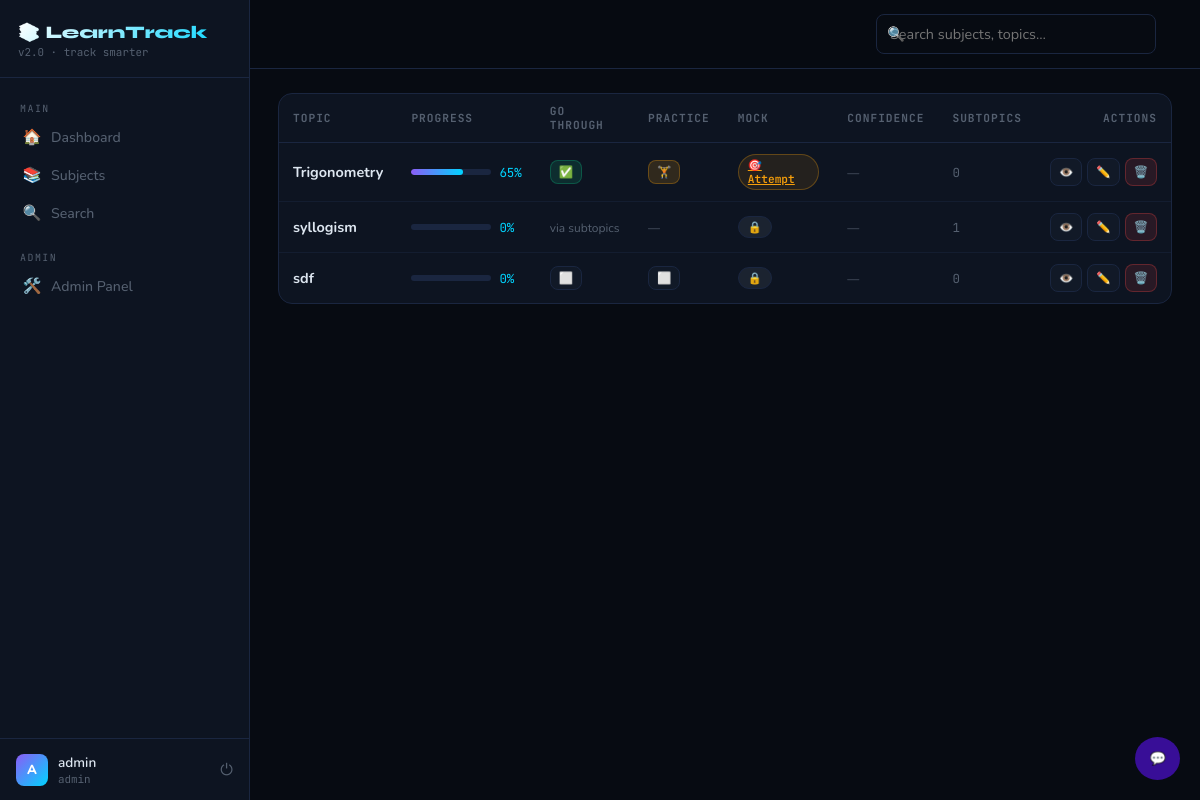
Screenshot of /topics/topic_list (signed in) with the database file from the repository.
### app/models.py (models this page shows, shortened)
class User(UserMixin, db.Model):
    id            = db.Column(db.Integer, primary_key=True)
    username      = db.Column(db.String(80),  unique=True, nullable=False)
    email         = db.Column(db.String(120), unique=True, nullable=False)
    password_hash = db.Column(db.String(200))
    is_admin      = db.Column(db.Boolean, default=False)
    created_at    = db.Column(db.DateTime, default=datetime.utcnow)

class Topic(db.Model):
    id         = db.Column(db.Integer, primary_key=True)
    subject_id = db.Column(db.Integer, db.ForeignKey('subject.id'), nullable=False)
    name       = db.Column(db.String(200), nullable=False)
    notes      = db.Column(db.Text)
    order      = db.Column(db.Integer, default=0)
    created_at = db.Column(db.DateTime, default=datetime.utcnow)
    go_through    = db.Column(db.Boolean, default=False)
    practiced     = db.Column(db.Boolean, default=False)
    mock_done     = db.Column(db.Boolean, default=False)
    go_through_at = db.Column(db.DateTime, nullable=True)
    practiced_at  = db.Column(db.DateTime, nullable=True)
    mock_done_at  = db.Column(db.DateTime, nullable=True)
    subtopics  = db.relationship('Subtopic', backref='topic', lazy=True,
                                 cascade='all, delete-orphan',
                                 order_by='Subtopic.order')
    mock_tests = db.relationship('MockTest', backref='topic', lazy=True,
                                 cascade='all, delete-orphan',
                                 primaryjoin="and_(MockTest.topic_id==Topic.id, MockTest.subtopic_id==None)",
                                 foreign_keys='MockTest.topic_id')
    pdfs       = db.relationship('TopicPDF', backref='topic', lazy=True,
                                 cascade='all, delete-orphan')
    @property
    def has_subtopics(self):
        return len(self.subtopics) > 0
    @property
    def progress_percent(self):
        if self.has_subtopics:
            if not self.subtopics:
                return 0
            return round(sum(s.progress_percent for s in self.subtopics) / len(self.subtopics))
        return (self.go_through * 25) + (self.practiced * 40) + (self.mock_done * 35)
    @property
    def average_mock_score(self):
        tests = [t for t in self.mock_tests if t.attempted]
        if not tests:
            return None
        return round(sum(t.score for t in tests) / len(tests), 1)
    @property
    def confidence_level(self):
        avg = self.average_mock_score
        if avg is None:
            return None
        if avg < 40:   return ('Weak',    'weak')
        if avg < 60:   return ('Low',     'low')
        if avg < 75:   return ('Medium',  'medium')
        if avg < 90:   return ('Strong',  'strong')
        return             ('Mastered', 'mastered')

class Subtopic(db.Model):
    id       = db.Column(db.Integer, primary_key=True)
    topic_id = db.Column(db.Integer, db.ForeignKey('topic.id'), nullable=False)
    name     = db.Column(db.String(200), nullable=False)
    notes    = db.Column(db.Text)
    order    = db.Column(db.Integer, default=0)
    created_at = db.Column(db.DateTime, default=datetime.utcnow)
    go_through    = db.Column(db.Boolean, default=False)
    practiced     = db.Column(db.Boolean, default=False)
    mock_done     = db.Column(db.Boolean, default=False)
    go_through_at = db.Column(db.DateTime, nullable=True)
    practiced_at  = db.Column(db.DateTime, nullable=True)
    mock_done_at  = db.Column(db.DateTime, nullable=True)
    mock_tests = db.relationship('MockTest', backref='subtopic', lazy=True,
                                 cascade='all, delete-orphan',
                                 foreign_keys='MockTest.subtopic_id')
    pdfs       = db.relationship('SubtopicPDF', backref='subtopic', lazy=True,
                                 cascade='all, delete-orphan')
    @property
    def progress_percent(self):
        return (self.go_through * 25) + (self.practiced * 40) + (self.mock_done * 35)

### app/routes/topics.py (the view)
@topics_bp.route("/topic_list")
def topic_list():
    data = Topic.query.all()
    return render_template('topics/topic_list.html', data = data)

### app/models.py (called while the page is built)
@login_manager.user_loader
def load_user(user_id):
    return User.query.get(int(user_id))

### app/templates/topics/topic_list.html
{% extends "base.html" %}
{% block content %}
{% if data %}
<div class="card" style="padding:0;overflow:hidden">
  <table>
    <thead>
      <tr>
        <th>Topic</th>
        <th>Progress</th>
        <th>Go Through</th>
        <th>Practice</th>
        <th>Mock</th>
        <th>Confidence</th>
        <th>Subtopics</th>
        <th style="text-align:right">Actions</th>
      </tr>
    </thead>
    <tbody>
      {% for topic in data %}
      <tr>
        <td>
          <a href="{{ url_for('topics.detail', id=topic.id) }}" style="font-weight:700;color:var(--text);text-decoration:none;font-size:.9rem">{{ topic.name }}</a>
        </td>
        <td>
          <div style="display:flex;align-items:center;gap:8px">
            <div class="progress-bar" style="width:80px">
              <div class="progress-fill" style="width:{{ topic.progress_percent }}%"></div>
            </div>
            <span style="font-family:'JetBrains Mono',monospace;font-size:.78rem;color:var(--accent);white-space:nowrap">{{ topic.progress_percent }}%</span>
          </div>
        </td>
        <td>
          {% if topic.has_subtopics %}
            <span style="font-size:.75rem;color:var(--muted)">via subtopics</span>
          {% else %}
          <form method="POST" action="{{ url_for('topics.toggle_go_through', id=topic.id) }}" style="display:inline">
            <button type="submit" class="btn btn-xs {% if topic.go_through %}btn-success{% else %}btn-secondary{% endif %}">
              {% if topic.go_through %}✅{% else %}⬜{% endif %}
            </button>
          </form>
          {% endif %}
        </td>
        <td>
          {% if not topic.has_subtopics %}
          <form method="POST" action="{{ url_for('topics.toggle_practice', id=topic.id) }}" style="display:inline">
            <button type="submit" class="btn btn-xs {% if topic.practiced %}btn-warning{% else %}btn-secondary{% endif %}"
                    {% if not topic.go_through %}disabled{% endif %}>
              {% if topic.practiced %}🏋️{% else %}⬜{% endif %}
            </button>
          </form>
          {% else %}
            <span style="font-size:.75rem;color:var(--muted)">—</span>
          {% endif %}
        </td>
        <td>
          {% if topic.mock_done %}
            <span class="badge badge-covered">🎯 Done</span>
          {% elif topic.practiced %}
            <a href="{{ url_for('topics.detail', id=topic.id) }}" class="badge badge-practiced">🎯 Attempt</a>
          {% else %}
            <span class="badge badge-pending">🔒</span>
          {% endif %}
        </td>
        <td>
          {% if topic.confidence_level %}
            <span class="conf conf-{{ topic.confidence_level[1] }}">{{ topic.confidence_level[0] }}</span>
          {% else %}
            <span style="color:var(--muted);font-size:.75rem">—</span>
          {% endif %}
        </td>
        <td>
          <span style="font-family:'JetBrains Mono',monospace;font-size:.78rem;color:var(--muted)">{{ topic.subtopics|length }}</span>
        </td>
        <td>
          <div style="display:flex;gap:5px;justify-content:flex-end">
            <a href="{{ url_for('topics.detail', id=topic.id) }}" class="btn btn-secondary btn-xs">👁️</a>
            <a href="{{ url_for('topics.edit', id=topic.id) }}" class="btn btn-secondary btn-xs btn-icon">✏️</a>
            <form method="POST" action="{{ url_for('topics.delete', id=topic.id) }}" onsubmit="return confirm('Delete topic?')">
              <button type="submit" class="btn btn-danger btn-xs btn-icon">🗑️</button>
            </form>
          </div>
        </td>
      </tr>
      {% endfor %}
    </tbody>
  </table>
</div>
{% endif %}
{% endblock %}

### app/templates/base.html (shortened to what this page needs)
<!DOCTYPE html>
<html lang="en">
<head>
</head>
<body>
{% if current_user.is_authenticated %}
<aside class="sidebar">
  <div class="sidebar-logo">
    <div class="logo-title">📚 LearnTrack</div>
    <div class="logo-sub">v2.0 · track smarter</div>
  </div>
  <nav class="sidebar-nav">
    <div class="nav-section">Main</div>
    <a href="{{ url_for('dashboard.index') }}" class="nav-link {% if request.endpoint=='dashboard.index' %}active{% endif %}">
      <span class="icon">🏠</span>Dashboard
    </a>
    <a href="{{ url_for('subjects.index') }}" class="nav-link {% if 'subject' in (request.endpoint or '') %}active{% endif %}">
      <span class="icon">📚</span>Subjects
    </a>
    <a href="{{ url_for('search.search') }}" class="nav-link {% if 'search' in (request.endpoint or '') %}active{% endif %}">
      <span class="icon">🔍</span>Search
    </a>
    {% if current_user.is_admin %}
    <div class="nav-section" style="margin-top:10px">Admin</div>
    <a href="/admin/" class="nav-link"><span class="icon">🛠️</span>Admin Panel</a>
    {% endif %}
  </nav>
<button class="chat-btn" onclick="toggleChat()">💬</button>
  <div class="sidebar-user">
    <div class="user-avatar">{{ current_user.username[0].upper() }}</div>
    <div style="flex:1;min-width:0">
      <div class="user-name">{{ current_user.username }}</div>
      <div class="user-role">{% if current_user.is_admin %}admin{% else %}learner{% endif %}</div>
    </div>
    <a href="{{ url_for('auth.logout') }}" class="logout-link" title="Logout">⏻</a>
  </div>
</aside>
<div class="main">
  <div class="topbar">
    <div class="topbar-left">
    </div>
    <div class="search-wrap">
      <span class="search-icon">🔍</span>
      <input type="text" class="search-input" id="globalSearch"
             placeholder="Search subjects, topics…" autocomplete="off">
    </div>
  </div>
  <div class="page-content fade-up">
    {% block content %}{% endblock %}
  </div>
</div>
{% else %}
<div style="flex:1">{% block auth_content %}{% endblock %}</div>
{% endif %}
</body>
</html>

### rows the page displays
User: username "A", username "admin"
Topic: name "Trigonometry", progress_percent "65", subtopics|length "0"
Topic: name "syllogism", progress_percent "0", shows "via subtopics", subtopics|length "1"
Topic: name "sdf", progress_percent "0", subtopics|length "0"
